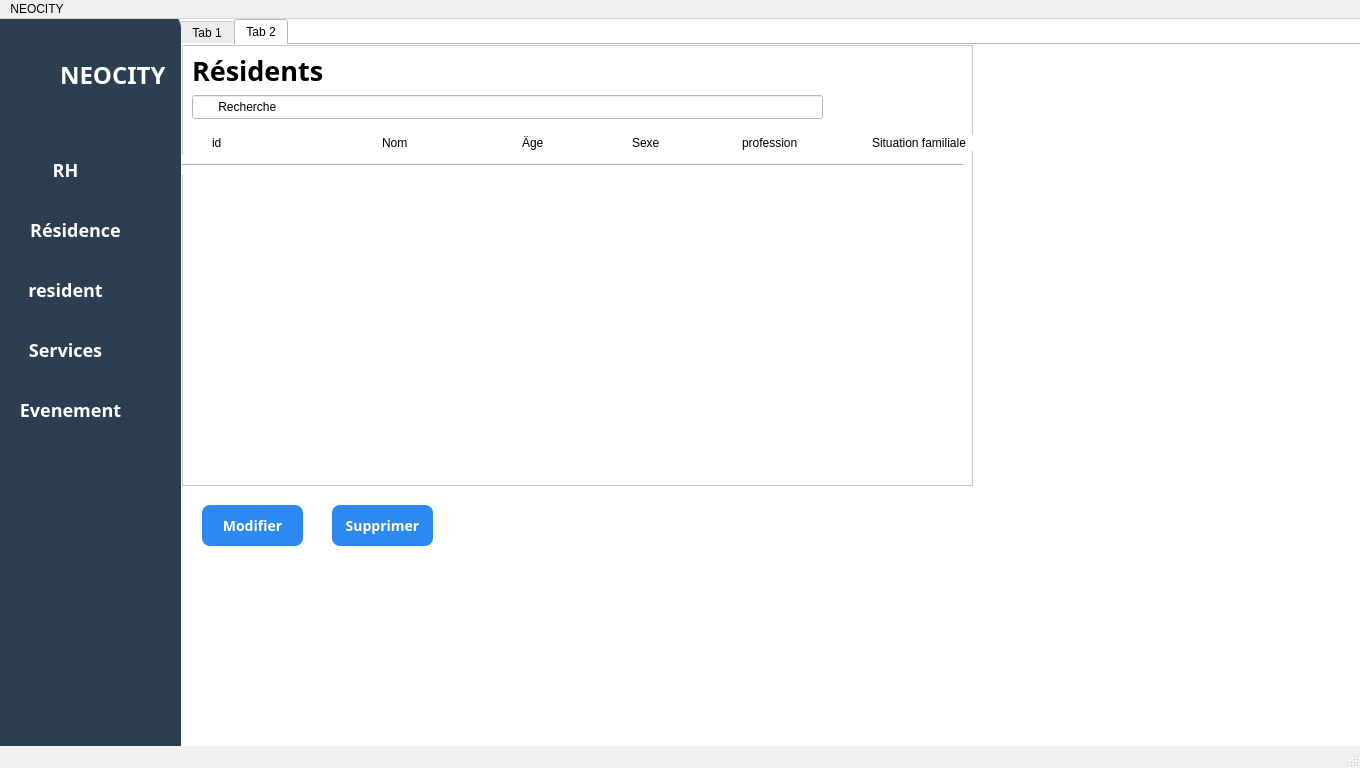
<?xml version="1.0" encoding="UTF-8"?>
<ui version="4.0">
 <class>MainWindow</class>
 <widget class="QMainWindow" name="MainWindow">
  <property name="geometry">
   <rect>
    <x>0</x>
    <y>0</y>
    <width>1360</width>
    <height>768</height>
   </rect>
  </property>
  <property name="windowTitle">
   <string>MainWindow</string>
  </property>
  <widget class="QWidget" name="centralwidget">
   <widget class="QStackedWidget" name="stackedWidget">
    <property name="geometry">
     <rect>
      <x>180</x>
      <y>0</y>
      <width>1366</width>
      <height>768</height>
     </rect>
    </property>
    <property name="styleSheet">
     <string notr="true">background-color: rgb(255, 255, 255);</string>
    </property>
    <property name="currentIndex">
     <number>0</number>
    </property>
    <widget class="QWidget" name="page">
     <widget class="QTabWidget" name="tabWidget">
      <property name="geometry">
       <rect>
        <x>0</x>
        <y>0</y>
        <width>1366</width>
        <height>768</height>
       </rect>
      </property>
      <property name="styleSheet">
       <string notr="true">color: rgb(0, 0, 0);</string>
      </property>
      <property name="currentIndex">
       <number>1</number>
      </property>
      <widget class="QWidget" name="tab">
       <attribute name="title">
        <string>Tab 1</string>
       </attribute>
       <widget class="QFrame" name="Ajouter">
        <property name="geometry">
         <rect>
          <x>60</x>
          <y>0</y>
          <width>691</width>
          <height>701</height>
         </rect>
        </property>
        <property name="styleSheet">
         <string notr="true">#Ajouter {
border: 2px solid black;
	
	border-color: rgb(219, 220, 255);
}

QFrame {
background-color : #ffffff;
 border-radius: 20px
}</string>
        </property>
        <property name="frameShape">
         <enum>QFrame::Shape::StyledPanel</enum>
        </property>
        <property name="frameShadow">
         <enum>QFrame::Shadow::Raised</enum>
        </property>
        <widget class="QLabel" name="label_25">
         <property name="geometry">
          <rect>
           <x>260</x>
           <y>20</y>
           <width>211</width>
           <height>16</height>
          </rect>
         </property>
         <property name="font">
          <font>
           <family>Arial</family>
           <pointsize>12</pointsize>
           <bold>true</bold>
          </font>
         </property>
         <property name="styleSheet">
          <string notr="true">color: rgb(255, 255, 255);
color: rgb(0, 0, 0);</string>
         </property>
         <property name="text">
          <string>Ajouter un résidents</string>
         </property>
        </widget>
        <widget class="QLabel" name="label_26">
         <property name="geometry">
          <rect>
           <x>8</x>
           <y>170</y>
           <width>71</width>
           <height>21</height>
          </rect>
         </property>
         <property name="font">
          <font>
           <family>Rockwell</family>
           <pointsize>12</pointsize>
           <bold>true</bold>
          </font>
         </property>
         <property name="styleSheet">
          <string notr="true">color: rgb(255, 255, 255);
color: rgb(0, 0, 0);</string>
         </property>
         <property name="text">
          <string>Nom</string>
         </property>
        </widget>
        <widget class="QLabel" name="label_27">
         <property name="geometry">
          <rect>
           <x>8</x>
           <y>230</y>
           <width>71</width>
           <height>21</height>
          </rect>
         </property>
         <property name="font">
          <font>
           <family>Rockwell</family>
           <pointsize>12</pointsize>
           <bold>true</bold>
          </font>
         </property>
         <property name="styleSheet">
          <string notr="true">color: rgb(255, 255, 255);
color: rgb(0, 0, 0);</string>
         </property>
         <property name="text">
          <string>Age</string>
         </property>
        </widget>
        <widget class="QLabel" name="label_28">
         <property name="geometry">
          <rect>
           <x>10</x>
           <y>420</y>
           <width>151</width>
           <height>21</height>
          </rect>
         </property>
         <property name="font">
          <font>
           <family>Rockwell</family>
           <pointsize>12</pointsize>
           <bold>true</bold>
          </font>
         </property>
         <property name="styleSheet">
          <string notr="true">color: rgb(255, 255, 255);
color: rgb(0, 0, 0);</string>
         </property>
         <property name="text">
          <string>Situation familiale</string>
         </property>
        </widget>
        <widget class="QLabel" name="label_29">
         <property name="geometry">
          <rect>
           <x>10</x>
           <y>350</y>
           <width>121</width>
           <height>21</height>
          </rect>
         </property>
         <property name="font">
          <font>
           <family>Rockwell</family>
           <pointsize>12</pointsize>
           <bold>true</bold>
          </font>
         </property>
         <property name="styleSheet">
          <string notr="true">color: rgb(255, 255, 255);
color: rgb(0, 0, 0);</string>
         </property>
         <property name="text">
          <string>profession</string>
         </property>
        </widget>
        <widget class="QLineEdit" name="Nom_5">
         <property name="geometry">
          <rect>
           <x>170</x>
           <y>160</y>
           <width>141</width>
           <height>41</height>
          </rect>
         </property>
         <property name="styleSheet">
          <string notr="true">QLineEdit {
    border: 1px solid #ccc;
    border-radius: 6px;
    padding: 8px;
    font-size: 12px;
}
QLineEdit:focus {
    border: 1px solid #2D89EF;
    background-color: #FFFFFF;
}</string>
         </property>
        </widget>
        <widget class="QLineEdit" name="Type_3">
         <property name="geometry">
          <rect>
           <x>170</x>
           <y>220</y>
           <width>141</width>
           <height>41</height>
          </rect>
         </property>
         <property name="styleSheet">
          <string notr="true">QLineEdit {
    border: 1px solid #ccc;
    border-radius: 6px;
    padding: 8px;
    font-size: 12px;
}
QLineEdit:focus {
    border: 1px solid #2D89EF;
    background-color: #FFFFFF;
}</string>
         </property>
        </widget>
        <widget class="QLineEdit" name="lineEdit_9">
         <property name="geometry">
          <rect>
           <x>170</x>
           <y>280</y>
           <width>141</width>
           <height>41</height>
          </rect>
         </property>
         <property name="styleSheet">
          <string notr="true">QLineEdit {
    border: 1px solid #ccc;
    border-radius: 6px;
    padding: 8px;
    font-size: 12px;
}
QLineEdit:focus {
    border: 1px solid #2D89EF;
    background-color: #FFFFFF;
}</string>
         </property>
        </widget>
        <widget class="QLineEdit" name="lineEdit_10">
         <property name="geometry">
          <rect>
           <x>170</x>
           <y>340</y>
           <width>141</width>
           <height>41</height>
          </rect>
         </property>
         <property name="styleSheet">
          <string notr="true">QLineEdit {
    border: 1px solid #ccc;
    border-radius: 6px;
    padding: 8px;
    font-size: 12px;
}
QLineEdit:focus {
    border: 1px solid #2D89EF;
    background-color: #FFFFFF;
}</string>
         </property>
        </widget>
        <widget class="QLineEdit" name="lineEdit_11">
         <property name="geometry">
          <rect>
           <x>170</x>
           <y>410</y>
           <width>141</width>
           <height>41</height>
          </rect>
         </property>
         <property name="styleSheet">
          <string notr="true">QLineEdit {
    border: 1px solid #ccc;
    border-radius: 6px;
    padding: 8px;
    font-size: 12px;
}
QLineEdit:focus {
    border: 1px solid #2D89EF;
    background-color: #FFFFFF;
}</string>
         </property>
        </widget>
        <widget class="QLineEdit" name="Nom_6">
         <property name="geometry">
          <rect>
           <x>170</x>
           <y>100</y>
           <width>141</width>
           <height>41</height>
          </rect>
         </property>
         <property name="styleSheet">
          <string notr="true">QLineEdit {
    border: 1px solid #ccc;
    border-radius: 6px;
    padding: 8px;
    font-size: 12px;
}
QLineEdit:focus {
    border: 1px solid #2D89EF;
    background-color: #FFFFFF;
}</string>
         </property>
         <property name="text">
          <string/>
         </property>
        </widget>
        <widget class="QLabel" name="label_30">
         <property name="geometry">
          <rect>
           <x>10</x>
           <y>110</y>
           <width>151</width>
           <height>21</height>
          </rect>
         </property>
         <property name="font">
          <font>
           <family>Rockwell</family>
           <pointsize>11</pointsize>
           <bold>true</bold>
          </font>
         </property>
         <property name="styleSheet">
          <string notr="true">color: rgb(255, 255, 255);
color: rgb(0, 0, 0);</string>
         </property>
         <property name="text">
          <string>ID</string>
         </property>
        </widget>
        <widget class="QPushButton" name="pushButton_6">
         <property name="geometry">
          <rect>
           <x>130</x>
           <y>520</y>
           <width>101</width>
           <height>51</height>
          </rect>
         </property>
         <property name="font">
          <font>
           <family>Bahnschrift</family>
           <pointsize>-1</pointsize>
           <bold>true</bold>
          </font>
         </property>
         <property name="styleSheet">
          <string notr="true">QPushButton {
    background-color: #2D89EF;
    color: white;
    border-radius: 8px;
    padding: 10px;
    font-size: 14px;
}
QPushButton:hover {
    background-color: #1E5BB8;
}
QPushButton:pressed {
    background-color: #FFFFFF;
}</string>
         </property>
         <property name="text">
          <string>Ajouter</string>
         </property>
        </widget>
        <widget class="QLabel" name="label_31">
         <property name="geometry">
          <rect>
           <x>10</x>
           <y>290</y>
           <width>81</width>
           <height>20</height>
          </rect>
         </property>
         <property name="font">
          <font>
           <family>Rockwell</family>
           <pointsize>12</pointsize>
           <bold>true</bold>
          </font>
         </property>
         <property name="styleSheet">
          <string notr="true">color: rgb(255, 255, 255);
color: rgb(0, 0, 0);</string>
         </property>
         <property name="text">
          <string>Sexe</string>
         </property>
        </widget>
       </widget>
      </widget>
      <widget class="QWidget" name="tab_2">
       <attribute name="title">
        <string>Tab 2</string>
       </attribute>
       <widget class="QFrame" name="frame_2">
        <property name="geometry">
         <rect>
          <x>0</x>
          <y>0</y>
          <width>791</width>
          <height>441</height>
         </rect>
        </property>
        <property name="frameShape">
         <enum>QFrame::Shape::StyledPanel</enum>
        </property>
        <property name="frameShadow">
         <enum>QFrame::Shadow::Raised</enum>
        </property>
        <widget class="QLabel" name="label_8">
         <property name="geometry">
          <rect>
           <x>690</x>
           <y>90</y>
           <width>101</width>
           <height>16</height>
          </rect>
         </property>
         <property name="styleSheet">
          <string notr="true">color: rgb(0, 0, 0);</string>
         </property>
         <property name="text">
          <string>Situation familiale</string>
         </property>
        </widget>
        <widget class="QLabel" name="label_7">
         <property name="geometry">
          <rect>
           <x>560</x>
           <y>90</y>
           <width>81</width>
           <height>16</height>
          </rect>
         </property>
         <property name="styleSheet">
          <string notr="true">color: rgb(0, 0, 0);</string>
         </property>
         <property name="text">
          <string>profession</string>
         </property>
        </widget>
        <widget class="QLabel" name="label_6">
         <property name="geometry">
          <rect>
           <x>450</x>
           <y>90</y>
           <width>49</width>
           <height>16</height>
          </rect>
         </property>
         <property name="styleSheet">
          <string notr="true">color: rgb(0, 0, 0);</string>
         </property>
         <property name="text">
          <string>Sexe</string>
         </property>
        </widget>
        <widget class="QLabel" name="label_5">
         <property name="geometry">
          <rect>
           <x>340</x>
           <y>90</y>
           <width>31</width>
           <height>16</height>
          </rect>
         </property>
         <property name="styleSheet">
          <string notr="true">color: rgb(0, 0, 0);</string>
         </property>
         <property name="text">
          <string>Äge</string>
         </property>
        </widget>
        <widget class="QLabel" name="label_4">
         <property name="geometry">
          <rect>
           <x>200</x>
           <y>90</y>
           <width>49</width>
           <height>16</height>
          </rect>
         </property>
         <property name="styleSheet">
          <string notr="true">color: rgb(0, 0, 0);</string>
         </property>
         <property name="text">
          <string>Nom</string>
         </property>
        </widget>
        <widget class="QLabel" name="label_24">
         <property name="geometry">
          <rect>
           <x>30</x>
           <y>90</y>
           <width>111</width>
           <height>16</height>
          </rect>
         </property>
         <property name="styleSheet">
          <string notr="true">color: rgb(0, 0, 0);</string>
         </property>
         <property name="text">
          <string>id</string>
         </property>
        </widget>
        <widget class="Line" name="line">
         <property name="geometry">
          <rect>
           <x>0</x>
           <y>110</y>
           <width>781</width>
           <height>20</height>
          </rect>
         </property>
         <property name="orientation">
          <enum>Qt::Orientation::Horizontal</enum>
         </property>
        </widget>
        <widget class="QLineEdit" name="lineEdit">
         <property name="geometry">
          <rect>
           <x>10</x>
           <y>50</y>
           <width>631</width>
           <height>24</height>
          </rect>
         </property>
         <property name="styleSheet">
          <string notr="true">color: rgb(0, 0, 0);</string>
         </property>
         <property name="text">
          <string>       Recherche</string>
         </property>
        </widget>
        <widget class="QLabel" name="label_3">
         <property name="geometry">
          <rect>
           <x>10</x>
           <y>10</y>
           <width>151</width>
           <height>31</height>
          </rect>
         </property>
         <property name="font">
          <font>
           <family>Bahnschrift</family>
           <pointsize>20</pointsize>
           <bold>true</bold>
          </font>
         </property>
         <property name="styleSheet">
          <string notr="true">color: rgb(0, 0, 0);</string>
         </property>
         <property name="text">
          <string>Résidents</string>
         </property>
        </widget>
       </widget>
       <widget class="QPushButton" name="pushButton_8">
        <property name="geometry">
         <rect>
          <x>20</x>
          <y>460</y>
          <width>101</width>
          <height>41</height>
         </rect>
        </property>
        <property name="font">
         <font>
          <family>Bahnschrift</family>
          <pointsize>-1</pointsize>
          <bold>true</bold>
         </font>
        </property>
        <property name="styleSheet">
         <string notr="true">QPushButton {
    background-color: #2D89EF;
    color: white;
    border-radius: 8px;
    padding: 10px;
    font-size: 14px;
}
QPushButton:hover {
    background-color: #1E5BB8;
}
QPushButton:pressed {
    background-color: #FFFFFF;
}</string>
        </property>
        <property name="text">
         <string>Modifier</string>
        </property>
       </widget>
       <widget class="QPushButton" name="pushButton_2">
        <property name="geometry">
         <rect>
          <x>150</x>
          <y>460</y>
          <width>101</width>
          <height>41</height>
         </rect>
        </property>
        <property name="font">
         <font>
          <family>Bahnschrift</family>
          <pointsize>-1</pointsize>
          <bold>true</bold>
         </font>
        </property>
        <property name="styleSheet">
         <string notr="true">QPushButton {
    background-color: #2D89EF;
    color: white;
    border-radius: 8px;
    padding: 10px;
    font-size: 14px;
}
QPushButton:hover {
    background-color: #1E5BB8;
}
QPushButton:pressed {
    background-color: #FFFFFF;
}</string>
        </property>
        <property name="text">
         <string>Supprimer</string>
        </property>
       </widget>
       <widget class="QLabel" name="label">
        <property name="geometry">
         <rect>
          <x>-190</x>
          <y>-41</y>
          <width>1171</width>
          <height>701</height>
         </rect>
        </property>
        <property name="text">
         <string/>
        </property>
       </widget>
       <zorder>label</zorder>
       <zorder>frame_2</zorder>
       <zorder>pushButton_8</zorder>
       <zorder>pushButton_2</zorder>
      </widget>
     </widget>
    </widget>
    <widget class="QWidget" name="page_2"/>
   </widget>
   <widget class="QFrame" name="frame_5">
    <property name="geometry">
     <rect>
      <x>-20</x>
      <y>-10</y>
      <width>201</width>
      <height>791</height>
     </rect>
    </property>
    <property name="styleSheet">
     <string notr="true">QFrame {
 border-radius: 20px;
background-color : #2C3E50;
}</string>
    </property>
    <property name="frameShape">
     <enum>QFrame::Shape::StyledPanel</enum>
    </property>
    <property name="frameShadow">
     <enum>QFrame::Shadow::Raised</enum>
    </property>
    <widget class="QLabel" name="label_32">
     <property name="geometry">
      <rect>
       <x>80</x>
       <y>50</y>
       <width>121</width>
       <height>31</height>
      </rect>
     </property>
     <property name="font">
      <font>
       <family>Bahnschrift</family>
       <pointsize>18</pointsize>
       <bold>true</bold>
      </font>
     </property>
     <property name="styleSheet">
      <string notr="true">color: rgb(255, 255, 255);</string>
     </property>
     <property name="text">
      <string>NEOCITY</string>
     </property>
    </widget>
    <widget class="QPushButton" name="pushButton_7">
     <property name="geometry">
      <rect>
       <x>20</x>
       <y>130</y>
       <width>131</width>
       <height>61</height>
      </rect>
     </property>
     <property name="font">
      <font>
       <family>Bahnschrift</family>
       <pointsize>-1</pointsize>
       <bold>true</bold>
      </font>
     </property>
     <property name="styleSheet">
      <string notr="true">QPushButton {
    background-color: #2C3E50;
    color: white;
    border-radius: 8px;
    padding: 10px;
    font-size: 18px;
}
QPushButton:hover {
    background-color: #1E5BB8;
}
QPushButton:pressed {
    background-color: #FFFFFF;
}</string>
     </property>
     <property name="text">
      <string>RH</string>
     </property>
    </widget>
    <widget class="QPushButton" name="pushButton_12">
     <property name="geometry">
      <rect>
       <x>10</x>
       <y>190</y>
       <width>171</width>
       <height>61</height>
      </rect>
     </property>
     <property name="font">
      <font>
       <family>Bahnschrift</family>
       <pointsize>-1</pointsize>
       <bold>true</bold>
      </font>
     </property>
     <property name="styleSheet">
      <string notr="true">QPushButton {
    background-color: #2C3E50;
    color: white;
    border-radius: 8px;
    padding: 10px;
    font-size: 18px;
}
QPushButton:hover {
    background-color: #1E5BB8;
}
QPushButton:pressed {
    background-color: #FFFFFF;
}</string>
     </property>
     <property name="text">
      <string>Résidence</string>
     </property>
    </widget>
    <widget class="QPushButton" name="pushButton_13">
     <property name="geometry">
      <rect>
       <x>0</x>
       <y>250</y>
       <width>171</width>
       <height>61</height>
      </rect>
     </property>
     <property name="font">
      <font>
       <family>Bahnschrift</family>
       <pointsize>-1</pointsize>
       <bold>true</bold>
      </font>
     </property>
     <property name="styleSheet">
      <string notr="true">QPushButton {
    background-color: #2C3E50;
    color: white;
    border-radius: 8px;
    padding: 10px;
    font-size: 18px;
}
QPushButton:hover {
    background-color: #1E5BB8;
}
QPushButton:pressed {
    background-color: #FFFFFF;
}</string>
     </property>
     <property name="text">
      <string>resident</string>
     </property>
    </widget>
    <widget class="QLabel" name="label_33">
     <property name="geometry">
      <rect>
       <x>20</x>
       <y>30</y>
       <width>61</width>
       <height>61</height>
      </rect>
     </property>
     <property name="styleSheet">
      <string notr="true">image: url(:/cropped_circle_image.png);</string>
     </property>
     <property name="text">
      <string/>
     </property>
     <property name="pixmap">
      <pixmap>:/551544292_1166092592062473_5497828692904860049_n-removebg-preview.png</pixmap>
     </property>
     <property name="scaledContents">
      <bool>true</bool>
     </property>
    </widget>
    <widget class="QPushButton" name="pushButton_14">
     <property name="geometry">
      <rect>
       <x>0</x>
       <y>370</y>
       <width>181</width>
       <height>61</height>
      </rect>
     </property>
     <property name="font">
      <font>
       <family>Bahnschrift</family>
       <pointsize>-1</pointsize>
       <bold>true</bold>
      </font>
     </property>
     <property name="styleSheet">
      <string notr="true">QPushButton {
    background-color: #2C3E50;
    color: white;
    border-radius: 8px;
    padding: 10px;
    font-size: 18px;
}
QPushButton:hover {
    background-color: #1E5BB8;
}
QPushButton:pressed {
    background-color: #FFFFFF;
}</string>
     </property>
     <property name="text">
      <string>Evenement</string>
     </property>
    </widget>
    <widget class="QPushButton" name="pushButton_15">
     <property name="geometry">
      <rect>
       <x>0</x>
       <y>310</y>
       <width>171</width>
       <height>61</height>
      </rect>
     </property>
     <property name="font">
      <font>
       <family>Bahnschrift</family>
       <pointsize>-1</pointsize>
       <bold>true</bold>
      </font>
     </property>
     <property name="styleSheet">
      <string notr="true">QPushButton {
    background-color: #2C3E50;
    color: white;
    border-radius: 8px;
    padding: 10px;
    font-size: 18px;
}
QPushButton:hover {
    background-color: #1E5BB8;
}
QPushButton:pressed {
    background-color: #FFFFFF;
}</string>
     </property>
     <property name="text">
      <string>Services</string>
     </property>
    </widget>
   </widget>
  </widget>
  <widget class="QMenuBar" name="menubar">
   <property name="geometry">
    <rect>
     <x>0</x>
     <y>0</y>
     <width>1360</width>
     <height>25</height>
    </rect>
   </property>
   <widget class="QMenu" name="menuNEOCITY">
    <property name="title">
     <string>NEOCITY</string>
    </property>
   </widget>
   <addaction name="menuNEOCITY"/>
  </widget>
  <widget class="QStatusBar" name="statusbar"/>
 </widget>
 <resources/>
 <connections/>
</ui>
